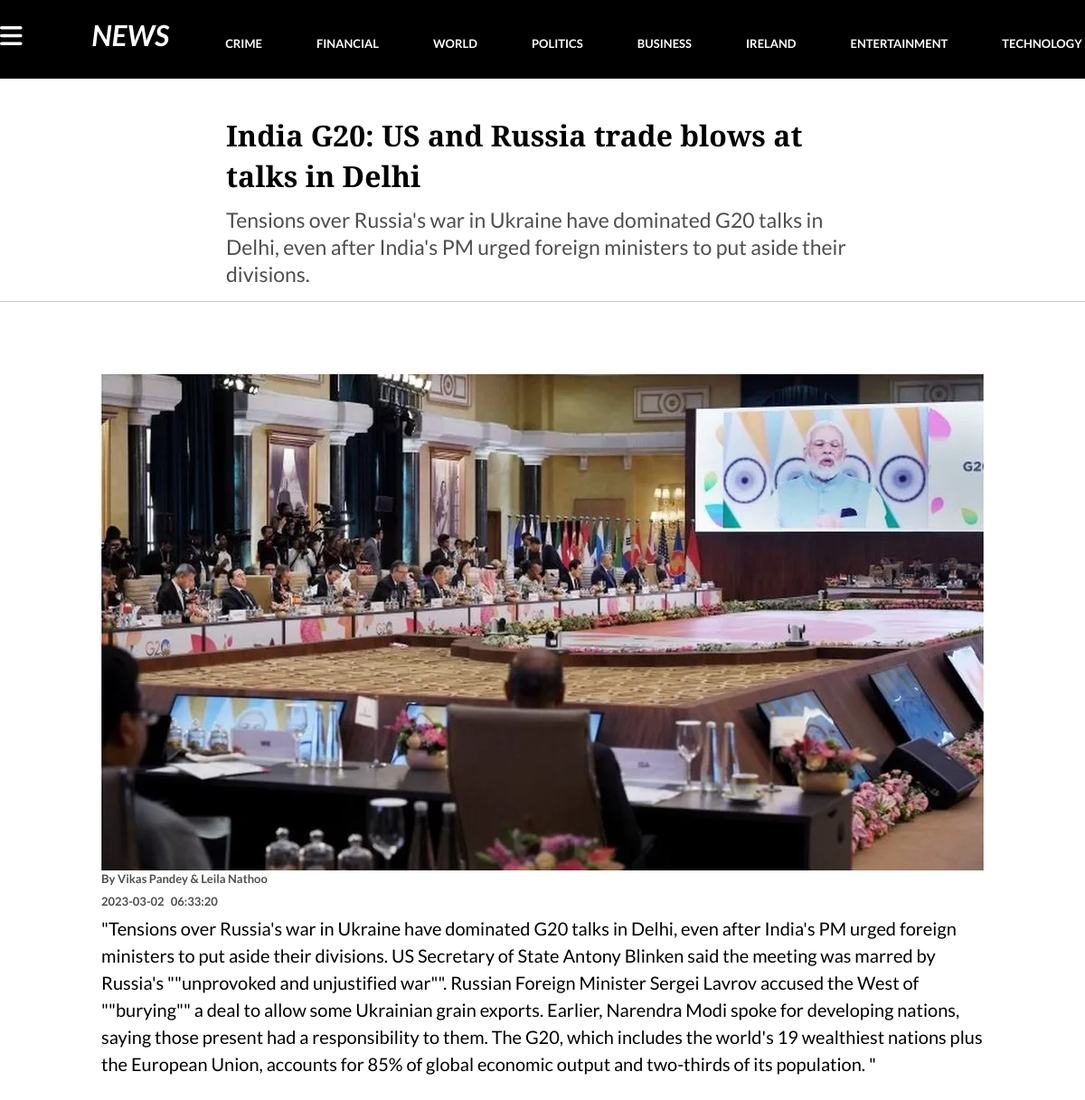
Page /story_show.php?id=7 on the committed database.
### tables this page shows
CREATE TABLE `stories` (
  `id` int(11) NOT NULL,
  `headline` varchar(200) NOT NULL,
  `sub_heading` varchar(255) NOT NULL,
  `article` text NOT NULL,
  `author` varchar(100) NOT NULL,
  `published_date` date NOT NULL,
  `published_time` time NOT NULL,
  `image` varchar(100) NOT NULL,
  `category_id` int(11) NOT NULL
);

### classes/story.php (called while the page is built, shortened)
<?php
require_once 'db.php';
class Story {
    public function __construct($props = null) {
        if ($props != null) {
            $this->headline       = $props["headline"];
            $this->sub_heading       = $props["sub_heading"];
            $this->article    = $props["article"];
            $this->author    = $props["author"];
            $this->published_date    = $props["published_date"];
            $this->published_time    = $props["published_time"];
            $this->image    = $props["image"];
        }
    }
    public static function findById($id) {
        $story = null;
        try {
            $db = new DB();
            $db->open();
            $conn = $db->getConnection();
            $sql = "SELECT * FROM stories WHERE id = :id";
            $params = [
                ":id" => $id
            ];
            $stmt = $conn->prepare($sql);
            $status = $stmt->execute($params);
            if ($stmt->rowCount() !== 0) {
                $row = $stmt->fetch(PDO::FETCH_ASSOC);
                $story = new Story($row);
            }
        }
        finally {
            if ($db !== null && $db->isOpen()) {
                $db->close();
            }
        }
        return $story;
    }
}

### classes/db.php (called while the page is built, shortened)
<?php
class DB {
    private $server = 'localhost';
    private $database = 'news_stories';
    private $username = 'root';
    private $password = '';
    private $conn;
    private $dsn;
    public function __construct() {
        $this->dsn = "mysql:host={$this->server};dbname={$this->database}";
        $this->conn = null;
    }
    public function open() {
        if ($this->conn === null) {
            $options =array(
                PDO::MYSQL_ATTR_FOUND_ROWS => TRUE,
                PDO::ATTR_ERRMODE => PDO::ERRMODE_EXCEPTION
            );
            $this->conn = new PDO($this->dsn, $this->username, $this->password,$options);
        }
        return $this -> conn;
    }
    public function isOpen() {
        return $this->conn !== null;
    }
    public function close() {
        $this->conn = null;
    }
}
?>

### story_show.php (the view, shortened to what this page needs)
<?php
try{
    $id = $_GET['id'];
    $story = Story::findById($id);
}
catch (Exception $ex) {
    die($ex->getMessage());
}
?>
<head>
    <link rel="stylesheet" href="css/grid.css">
    <link rel="stylesheet" href="css/all.min.css">
    <link rel="stylesheet" href="css/reset.css">
    <link rel="stylesheet" href="css/styles.css">
    <link rel="stylesheet" href="css/header.css">
    <link rel="stylesheet" href="css/footer.css">
    <link rel="stylesheet" href="css/story.css">
</head>
<body>
    <header>
        <div class="container">
            <div class="width-1">
                <div class="panel">
                    <a href="#"><i class="fa-solid fa-bars" style="color: #ffffff;"></i></a>
                </div>
            </div>
            <div class="width-1">
                <div class="heading">
                    <h1>NEWS</h1>
                </div>
            </div>
            <div class="width-10">
                <div class="categories">
                    <a href="#">
                        <h3>CRIME</h3>
                    </a>
                    <a href="#">
                        <h3>FINANCIAL</h3>
                    </a>
                    <a href="#">
                        <h3>WORLD</h3>
                    </a>
                    <a href="#">
                        <h3>POLITICS</h3>
                    </a>
                    <a href="#">
                        <h3>BUSINESS</h3>
                    </a>
                    <a href="#">
                        <h3>IRELAND</h3>
                    </a>
                    <a href="#">
                        <h3>ENTERTAINMENT</h3>
                    </a>
                    <a href="#">
                        <h3>TECHNOLOGY</h3>
                    </a>
                </div>
            </div>
        </div>
    </header>
    <div class="title">
        <div class="container">
            <div class="width-12">
                    <div class="heading">
                            <h1><?= Story::findById($story->id)->headline; ?></h1>
                            <h2><?= Story::findById($story->id)->sub_heading;?></h2>
                    </div>
            </div>
        </div>
    </div>
    <div class="imageSection">
        <div class="container">
            <div class="width-12">
                <div class="bigImage">
                    <img src="<?= $story->image;?>" />
                </div>
                <div class="authorTime">
                    <div class="author">
                    <h4>By <?= $story->author; ?></h4></div>
                    <div class="time">
                    <h4 style="margin-right: 7px;"><?=$story->published_date?></h4>
                    <h4><?=$story->published_time?></h4>
                </div>
                <div class="articleText">
                    <p><?=$story->article?></p>
                </div>
                </div>
            </div>
        </div>
    </div>
</body>
</html>

### css/grid.css (style rules this page uses)
.container { padding-top: 40px; padding-bottom: 40px; width: 1200px; margin: auto; display: grid; grid-template-columns: repeat(12, 1fr); grid-column-gap: 2em; grid-row-gap: 1em; grid-row: auto; }
.width-1 { grid-column: span 1; }
.width-10 { grid-column: span 10; }
.width-12 { grid-column: span 12; }

### css/styles.css (style rules this page uses)
h5, h6, h4, h1 { font-family: "Lato", sans-serif; margin-top: 0px; margin-bottom: 5px; }
h2, h3 { font-family: "Playfair Display", sans-serif; margin-top: 0px; margin-bottom: 5px; color: #191817; }
h3 { line-height: 27px; }
h1 { color: #130b36; }
h2 { font-size: 23px; line-height: 27px; }
h4 { font-size: 13px; color: #4e4e4e; }

### css/header.css (style rules this page uses)
header { background-color: black; }
header .container { padding-top: 15px; padding-bottom: 15px; }
.categories h3 { color: white ; font-family: "Lato", sans-serif; margin: 0px; font-size: 13px; padding: 10px 30px; }
header .heading h1 { color: white ; font-family: "Lato", sans-serif; margin: 0px; font-style: italic; }
header .categories { display: flex; justify-content: space-evenly; margin-top: 10px; }
header .panel { margin-top: 11px; }
header .panel i { font-size: 28px; }

### css/story.css (style rules this page uses)
h1 { color: black; }
.title .heading h1 { padding-left: 250px; padding-right: 250px; font-family: "Playfair Display", sans-serif; font-weight: 600; line-height: 45px; margin-bottom: 11px; color: black; }
.title .heading h2 { padding-left: 250px; padding-right: 250px; font-family: "Lato", sans-serif; color: #4e4e4e; font-weight: 400; line-height: 30px; margin-bottom: 15px; }
.title .heading { border-bottom: 1px solid #cacaca; }
.time { display: flex; }
.authorTime { margin-left: 112px; }
.imageSection img { width: 976px; height: auto; display: block; margin-right: auto; margin-left: auto; }
.articleText { padding-right: 100px; }
.articleText p { font-family: "Lato", sans-serif; font-size: 20px; }

### rows in the picture
stories: id+headline "India G20: US and Russia trade blows at talks in Delhi", id+sub_heading "Tensions over Russia's war in Ukraine have dominated G20 talks in Delhi, even after India's PM urged foreign ministers to put aside their divisions.", image (picture), author "Vikas Pandey & Leila Nathoo", published_date "2023-03-02", published_time "06:33:20", article "\"Tensions over Russia's war in Ukraine have dominated G20 talks in Delhi, even after India's PM urged foreign ministers to put aside their divisions. US Secretary of State Antony Blinken said the meeting was marred by Russia's \"\"unprovoked and unjustified war\"\". Russian Foreign Minister Sergei Lavrov accused the West of \"\"burying\"\" a deal to allow some Ukrainian grain exports. Earlier, Narendra Modi spoke for developing nations, saying those present had a responsibility to them. The G20, which includes the world's 19 wealthiest nations plus the European Union, accounts for 85% of global economic output and two-thirds of its population. \""
